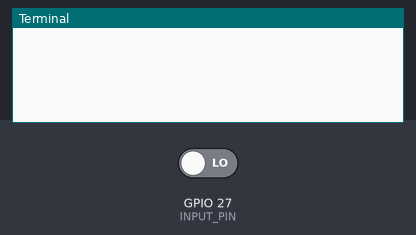
A program run on a simulated Raspberry Pi (BCM pin numbers). Shown: the last lines printed to the terminal. The inputs (shaded band) are chosen by the test bench; at power-on: GPIO 27 (INPUT_PIN) LOW. Random numbers come from a fixed seed; web requests get an empty 200 reply after 0.4 s.

Above: at 1.2 s.
1.3 s: GPIO 27 (INPUT_PIN) driven HIGH
At 1.9 s:
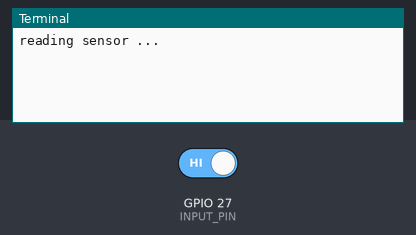
At 6.56 s:
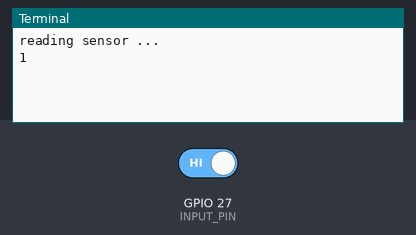

The program:

sensorlog.py
```python
import os
from threading import Thread
import urllib2
import random
import time
import RPi.GPIO as GPIO

#add sensor reading code here
def readSensor(sval):
	print("reading sensor ...")
        time.sleep(5)
	print(sval)
	myurl = "http://localhost/RPi/sensors/add_data.php?snum=1&sval="+str(sval)
	urllib2.urlopen(myurl).read()

# function to send data read from sensor to WebAPI
def sendDataToServer(pmode):
	if pmode == 1:
		GPIO.setmode(GPIO.BCM)
		INPUT_PIN = 27
		GPIO.setup(INPUT_PIN, GPIO.IN)
        while True:
		if pmode == 1:
                	val=GPIO.input(INPUT_PIN)
			if val:
				readSensor(val)
		else:
			readSensor(random.randint(1, 10))

#main part of program
pmode=1
sendDataToServer(pmode)
```

Measured:
- after the input at 1.3 s, the terminal: prints a new line at once (image 1)
